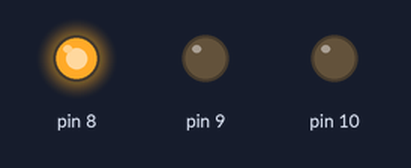
Bench run of a sketch on a simulated Arduino Uno, built with avr-gcc and run on an emulated ATmega328P. On the bench: output pins drawn as LEDs (lit = HIGH).

Above: at 3.5 s.
At 11.5 s:
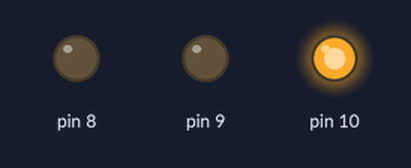
At 17.0 s:
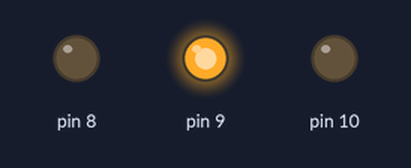
Timing chart, 0 to 23.4 s (numbered marks = the images above):
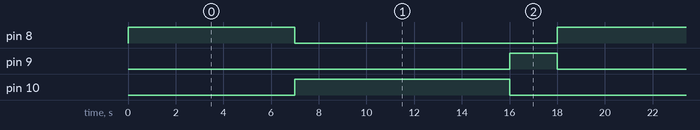

The sketch:

Arduino-TrafficCode.ino
```cpp
#define led_red 8
#define led_yellow 9
#define led_green 10

void setup() {
  pinMode(8,OUTPUT);
  pinMode(9, OUTPUT);
  pinMode(10, OUTPUT);
}

void red(int tmp) {
  digitalWrite(8, HIGH);
  digitalWrite(9, LOW);
  digitalWrite(10, LOW);
  delay(tmp * 1000);
}

void yellow(int tmp) {
  digitalWrite(8, LOW);
  digitalWrite(9, LOW);
  digitalWrite(10, HIGH);
  delay(tmp * 1000);
}

void green(int tmp) {
  digitalWrite(8, LOW);
  digitalWrite(9, HIGH);
  digitalWrite(10, LOW);
  delay(tmp * 1000);
}

void loop() {
  red(7);

  yellow(9);

  green(2);

}
```

Measured:
- by itself, pin 8: alternates HIGH for 7.0 s and LOW for 11.0 s
- by itself, pin 9: alternates HIGH for 2.0 s and LOW for 16.0 s
- by itself, pin 10: alternates HIGH for 9.0 s and LOW for 9.0 s
